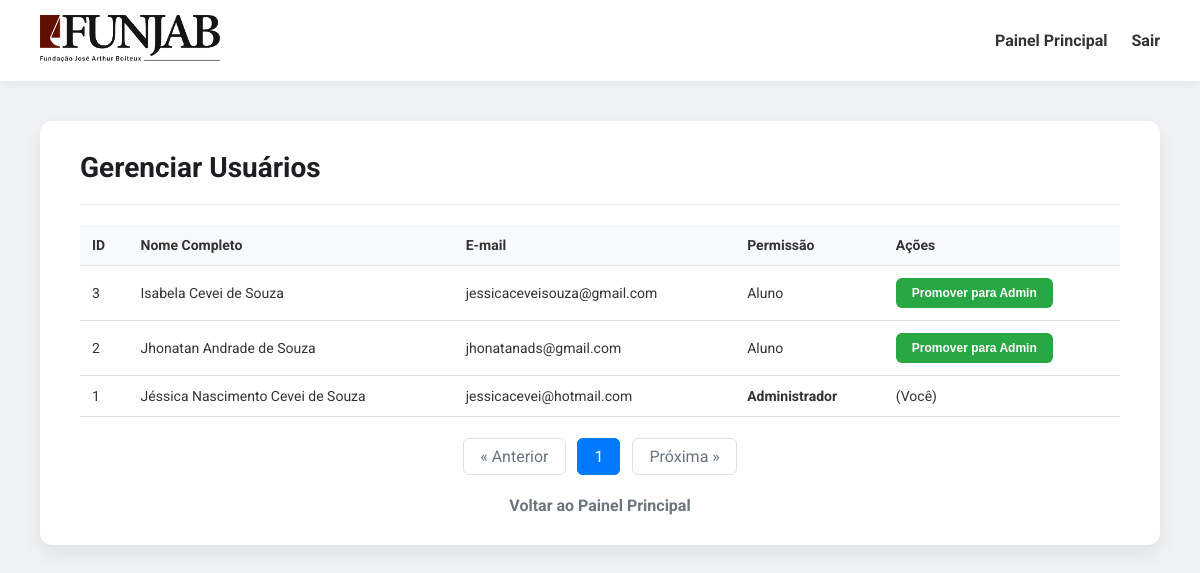
The app's page /admin/users (signed in) with its own data.
### app/models.py (models this page shows, shortened)
class User(db.Model, UserMixin):
    id = db.Column(db.Integer, primary_key=True)
    full_name = db.Column(db.String(128), nullable=False)
    email = db.Column(db.String(120), index=True, unique=True, nullable=False)
    cpf = db.Column(db.String(14), unique=True, nullable=False)
    birth_date = db.Column(db.Date, nullable=False)
    phone = db.Column(db.String(15), nullable=True)
    city = db.Column(db.String(100), nullable=True)
    state = db.Column(db.String(2), nullable=True)
    gender = db.Column(db.String(30), nullable=True)
    education_level = db.Column(db.String(50), nullable=True)
    password_hash = db.Column(db.String(128))
    is_admin = db.Column(db.Boolean, default=False, nullable=False)
    courses = db.relationship('Enrollment', back_populates='student', cascade="all, delete-orphan")
    completed_lessons = db.relationship('LessonCompletion', backref='student', lazy='dynamic')
    quiz_attempts = db.relationship('QuizAttempt', backref='student', lazy='dynamic')
    lesson_responses = db.relationship('LessonResponse', backref='student', lazy='dynamic')
    authorizations = db.relationship('CourseAuthorization', back_populates='user', cascade="all, delete-orphan")

### app/routes.py (the view)
@app.route('/admin/users')
@login_required
def manage_users():
    if not current_user.is_admin:
        abort(403)
    page = request.args.get('page', 1, type=int)
    users_pagination = User.query.order_by(User.full_name).paginate(page=page, per_page=10)
    return render_template('admin/users.html', title='Gerenciar Usuários', users=users_pagination)

### app/models.py (called while the page is built)
@login.user_loader
def load_user(id):
    return User.query.get(int(id))

### app/templates/admin/users.html (shortened to what this page needs)
<!DOCTYPE html>
<html lang="pt-br">
<head>
</head>
<body>
    <nav class="navbar">
        <a href="{{ url_for('index') }}"><img src="{{ url_for('static', filename='images/logo_funjab.jpg') }}" alt="Logo da Fundação" class="logo"></a>
        <div class="nav-links">
            <a href="{{ url_for('admin_dashboard') }}">Painel Principal</a>
            <a href="{{ url_for('logout') }}">Sair</a>
        </div>
    </nav>
    <main class="container">
        <div class="admin-panel">
            <div class="panel-header">
                <h1>Gerenciar Usuários</h1>
            </div>
            <table>
                <thead>
                    <tr>
                        <th>ID</th>
                        <th>Nome Completo</th>
                        <th>E-mail</th>
                        <th>Permissão</th>
                        <th>Ações</th>
                    </tr>
                </thead>
                <tbody>
                    {% for user in users.items %}
                    <tr>
                        <td>{{ user.id }}</td>
                        <td>{{ user.full_name }}</td>
                        <td>{{ user.email }}</td>
                        <td>
                            {% if user.is_admin %}
                                <strong>Administrador</strong>
                            {% else %}
                                Aluno
                            {% endif %}
                        </td>
                        <td>
                            {% if user.id != current_user.id %}
                                {% if user.is_admin %}
                                    <form action="{{ url_for('demote_user', user_id=user.id) }}" method="post">
                                        <button type="submit" class="btn btn-demote">Rebaixar para Aluno</button>
                                    </form>
                                {% else %}
                                    <form action="{{ url_for('promote_user', user_id=user.id) }}" method="post">
                                        <button type="submit" class="btn btn-promote">Promover para Admin</button>
                                    </form>
                                {% endif %}
                            {% else %}
                                <span>(Você)</span>
                            {% endif %}
                        </td>
                    </tr>
                    {% else %}
                    <tr>
                        <td colspan="5">Nenhum usuário encontrado.</td>
                    </tr>
                    {% endfor %}
                </tbody>
            </table>
            <div class="pagination">
                {% if users.has_prev %}
                    <a href="{{ url_for('manage_users', page=users.prev_num) }}">&laquo; Anterior</a>
                {% else %}
                    <span class="disabled"><span>&laquo; Anterior</span></span>
                {% endif %}
                {% for page_num in users.iter_pages(left_edge=1, right_edge=1, left_current=1, right_current=2) %}
                    {% if page_num %}
                        {% if users.page == page_num %}
                            <span class="active"><a href="{{ url_for('manage_users', page=page_num) }}">{{ page_num }}</a></span>
                        {% else %}
                            <a href="{{ url_for('manage_users', page=page_num) }}">{{ page_num }}</a>
                        {% endif %}
                    {% else %}
                        ...
                    {% endif %}
                {% endfor %}
                {% if users.has_next %}
                    <a href="{{ url_for('manage_users', page=users.next_num) }}">Próxima &raquo;</a>
                {% else %}
                    <span class="disabled"><span>Próxima &raquo;</span></span>
                {% endif %}
            </div>
            <a href="{{ url_for('admin_dashboard') }}" class="back-link">Voltar ao Painel Principal</a>
        </div>
    </main>
</body>
</html>

### app/templates/admin/users.html (style rules this page uses)
body { font-family: 'Roboto', sans-serif; margin: 0; padding: 0; background-color: #f0f2f5; color: #333; }
.navbar { display: flex; justify-content: space-between; align-items: center; padding: 15px 40px; background-color: white; box-shadow: 0 2px 10px rgba(0, 0, 0, 0.05); }
.navbar .logo { max-width: 180px; }
.nav-links a { margin-left: 20px; text-decoration: none; color: #333; font-weight: bold; }
.container { max-width: 1200px; margin: 0 auto; padding: 40px; }
.admin-panel { background: white; border-radius: 12px; box-shadow: 0 8px 20px rgba(0, 0, 0, 0.08); padding: 30px 40px; }
.panel-header { display: flex; justify-content: space-between; align-items: center; border-bottom: 1px solid #eee; padding-bottom: 20px; margin-bottom: 20px; }
.panel-header h1 { font-size: 28px; color: #1c1e21; margin: 0; }
.btn { display: inline-block; padding: 8px 16px; border-radius: 6px; text-decoration: none; font-weight: bold; font-size: 12px; color: white; border: none; cursor: pointer; transition: background-color 0.3s ease; }
.btn-promote { background-color: #28a745; }
table { width: 100%; border-collapse: collapse; margin-top: 20px; }
th, td { text-align: left; padding: 12px; border-bottom: 1px solid #ddd; font-size: 14px; }
th { background-color: #f8f9fa; }
.back-link { display: block; margin-top: 30px; text-align: center; color: #6c757d; text-decoration: none; font-weight: bold; }
.pagination { margin-top: 30px; text-align: center; }
.pagination a { color: #007bff; text-decoration: none; padding: 8px 16px; margin: 0 4px; border: 1px solid #dee2e6; border-radius: 6px; transition: background-color 0.3s; }
.pagination .active a { background-color: #007bff; color: white; border-color: #007bff; }
.pagination .disabled span { color: #6c757d; padding: 8px 16px; margin: 0 4px; border: 1px solid #dee2e6; border-radius: 6px; }

### records on screen
User: id "3", full_name "Isabela Cevei de Souza", email "jessicaceveisouza@gmail.com", is_admin "Aluno"
User: id "2", full_name "Jhonatan Andrade de Souza", email "jhonatanads@gmail.com", is_admin "Aluno"
User: id "1", full_name "Jéssica Nascimento Cevei de Souza", email "jessicacevei@hotmail.com", is_admin "Administrador", shows "(Você)"

### other values on screen
{{ page_num }} "1"
